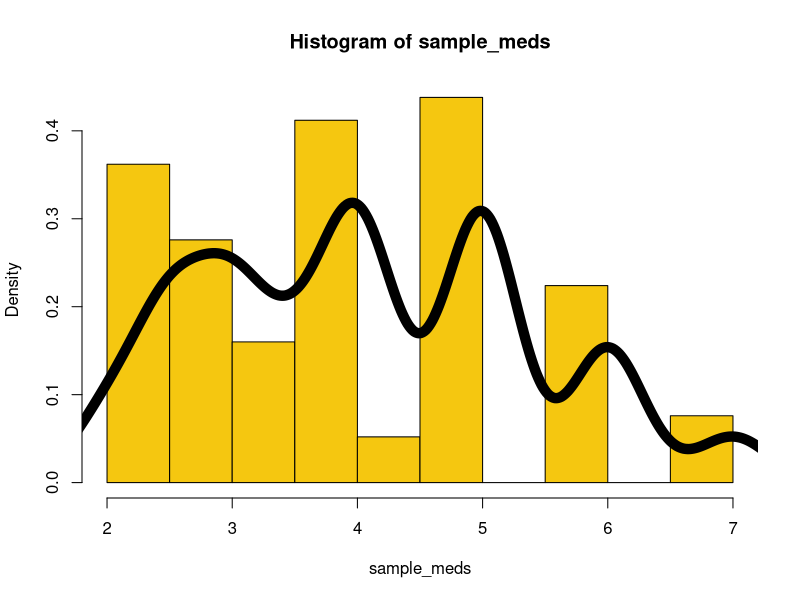

Recreate this plot in R.
# Create Bootstrap distribution of 
# sample median

original_sample = c(2, 3, 5, 7)
B = 1000 # the number of bootstrap samples
sample_meds = rep(0, B) # create placeholder vector of 0's

for (i in 1:B) {
  # create a bootstrap sample
  bootstrap_sample = sample(x = original_sample, 
                            size = 4, replace = T)
  # calculate and store sample statistics (median)
  sample_meds[i] = median(bootstrap_sample)
}

# create bootstrap distribution (approx. sampling distribution)
hist(x = sample_meds, 
     freq = F, 
     col = sample(1:600, 1))
lines(density(sample_meds), 
      lwd = 10)

# get standard error
sd(sample_meds)

# 95% CI for true population median
quantile(x = sample_meds, 
         probs = c(0.025, 0.975))

